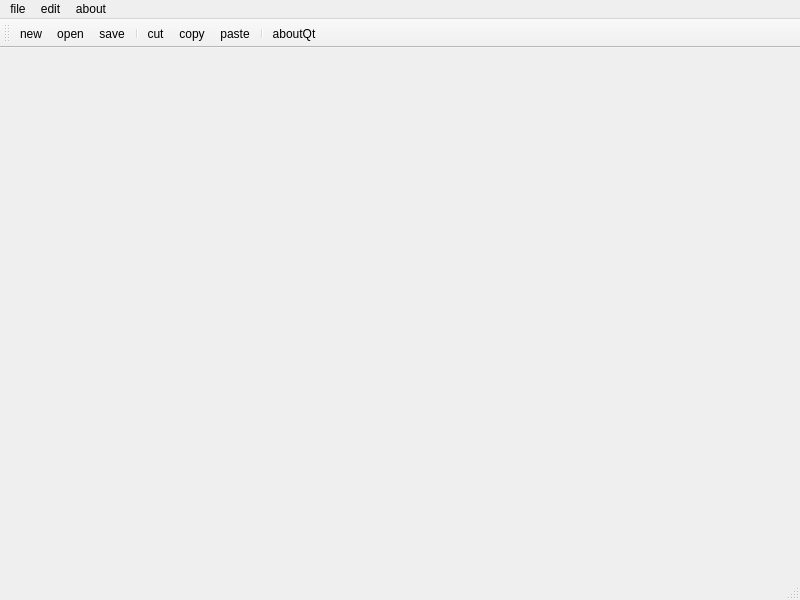
<?xml version="1.0" encoding="UTF-8"?>
<ui version="4.0">
 <class>MainWindow</class>
 <widget class="QMainWindow" name="MainWindow">
  <property name="geometry">
   <rect>
    <x>0</x>
    <y>0</y>
    <width>800</width>
    <height>600</height>
   </rect>
  </property>
  <property name="windowTitle">
   <string>MainWindow</string>
  </property>
  <widget class="QWidget" name="centralwidget"/>
  <widget class="QMenuBar" name="menubar">
   <property name="geometry">
    <rect>
     <x>0</x>
     <y>0</y>
     <width>800</width>
     <height>26</height>
    </rect>
   </property>
   <widget class="QMenu" name="menufile">
    <property name="title">
     <string>file</string>
    </property>
    <addaction name="actionopen"/>
    <addaction name="actionsave"/>
   </widget>
   <widget class="QMenu" name="menuedit">
    <property name="title">
     <string>edit</string>
    </property>
    <addaction name="actioncopy"/>
    <addaction name="actionpaste"/>
   </widget>
   <widget class="QMenu" name="menuabout">
    <property name="title">
     <string>about</string>
    </property>
    <addaction name="actionaboutqt"/>
   </widget>
   <addaction name="menufile"/>
   <addaction name="menuedit"/>
   <addaction name="menuabout"/>
  </widget>
  <widget class="QStatusBar" name="statusbar"/>
  <widget class="QToolBar" name="toolBar">
   <property name="windowTitle">
    <string>toolBar</string>
   </property>
   <attribute name="toolBarArea">
    <enum>TopToolBarArea</enum>
   </attribute>
   <attribute name="toolBarBreak">
    <bool>false</bool>
   </attribute>
   <addaction name="actionnew"/>
   <addaction name="actionopen"/>
   <addaction name="actionsave"/>
   <addaction name="separator"/>
   <addaction name="actioncut"/>
   <addaction name="actioncopy"/>
   <addaction name="actionpaste"/>
   <addaction name="separator"/>
   <addaction name="actionaboutqt"/>
  </widget>
  <action name="actionopen">
   <property name="icon">
    <iconset>
     <normaloff>image/open.png</normaloff>image/open.png</iconset>
   </property>
   <property name="text">
    <string>open</string>
   </property>
  </action>
  <action name="actionsave">
   <property name="icon">
    <iconset>
     <normaloff>image/save.png</normaloff>image/save.png</iconset>
   </property>
   <property name="text">
    <string>save</string>
   </property>
  </action>
  <action name="actioncopy">
   <property name="icon">
    <iconset>
     <normaloff>image/copy.png</normaloff>image/copy.png</iconset>
   </property>
   <property name="text">
    <string>copy</string>
   </property>
  </action>
  <action name="actionpaste">
   <property name="icon">
    <iconset>
     <normaloff>image/paste.png</normaloff>image/paste.png</iconset>
   </property>
   <property name="text">
    <string>paste</string>
   </property>
  </action>
  <action name="actionaboutqt">
   <property name="icon">
    <iconset>
     <normaloff>image/qt_32x32.png</normaloff>image/qt_32x32.png</iconset>
   </property>
   <property name="text">
    <string>aboutQt</string>
   </property>
  </action>
  <action name="actionnew">
   <property name="icon">
    <iconset>
     <normaloff>image/new.png</normaloff>image/new.png</iconset>
   </property>
   <property name="text">
    <string>new</string>
   </property>
   <property name="toolTip">
    <string>new</string>
   </property>
  </action>
  <action name="actioncut">
   <property name="icon">
    <iconset>
     <normaloff>image/cut.png</normaloff>image/cut.png</iconset>
   </property>
   <property name="text">
    <string>cut</string>
   </property>
   <property name="toolTip">
    <string>cut</string>
   </property>
  </action>
 </widget>
 <resources/>
 <connections/>
</ui>
